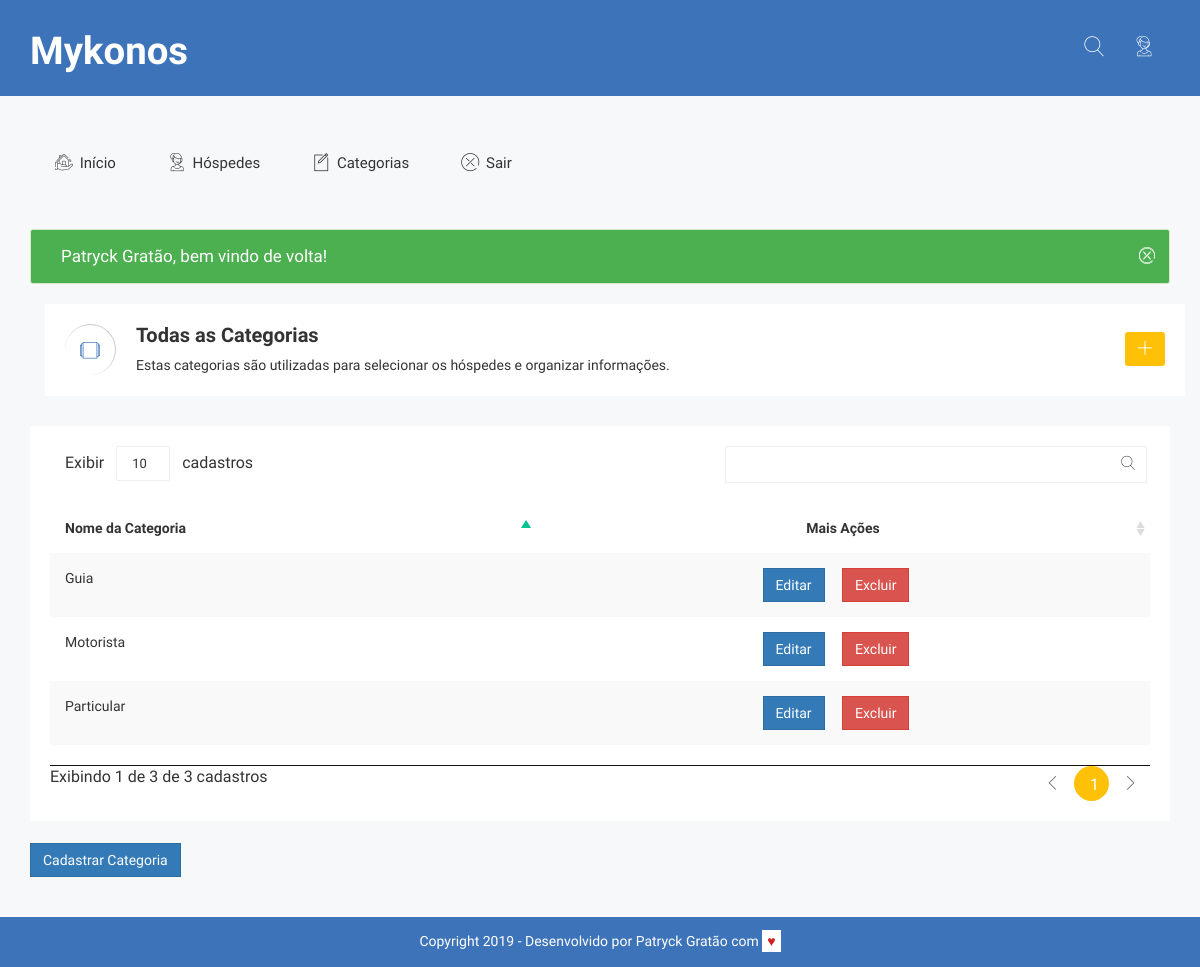
The page /listar-categorias.php (signed in) on the database its author committed.
### tables this page shows
CREATE TABLE `categorias` (
  `id` int(11) NOT NULL,
  `nome` varchar(255) NOT NULL
);

### banco/banco-categoria.php (called while the page is built, shortened)
<?php
function listaCategorias ($conexao) {
	$categorias = array();
	$query = "select * from categorias order by nome";
	$resultado = mysqli_query($conexao, $query);
	while ($categoria_array = mysqli_fetch_assoc($resultado)) {
		$categoria = new Categoria();
		$categoria->id = $categoria_array['id'];
		$categoria->nome = $categoria_array['nome'];
		array_push($categorias, $categoria);
	}
	return $categorias;
}

### listar-categorias.php (the view, shortened to what this page needs)
<?php
require_once("banco/banco.php");
require_once("banco/banco-categoria.php");
	require_once("partials/_header.php");
	$categorias = listaCategorias($conexao);
	?>
	<div class="breadcomb-area">
		<div class="container">
			<div class="row">
				<div class="col-lg-12 col-md-12 col-sm-12 col-xs-12">
					<div class="breadcomb-list">
						<div class="row">
							<div class="col-lg-8 col-md-8 col-sm-8 col-xs-12">
								<div class="breadcomb-wp">
									<div class="breadcomb-icon">
										<i class="notika-icon notika-windows"></i>
									</div>
									<div class="breadcomb-ctn">
										<h2>Todas as Categorias</h2>
										<p>Estas categorias são utilizadas para selecionar os hóspedes e organizar informações.</p>
									</div>
								</div>
							</div>
							<div class="col-lg-4 col-md-4 col-sm-4 col-xs-3">
								<div class="breadcomb-report">
									<a href="cadastrar-categoria.php" data-toggle="tooltip" data-placement="left" title="Cadastrar nova categoria" class="btn"><i class="notika-icon notika-plus-symbol"></i></a>
								</div>
							</div>
						</div>
					</div>
				</div>
			</div>
		</div>
	</div>
</div>
<div class="data-table-area">
	<div class="container">
		<div class="row">
			<div class="col-lg-12 col-md-12 col-sm-12 col-xs-12">
				<div class="data-table-list">
					<div class="table-responsive">
						<table id="data-table-basic" class="table table-striped">
							<thead>
								<tr>
									<th>Nome da Categoria</th>
									<th class="text-center <?= $_SESSION['nivel_usuario'] == 'admin' ? '' : 'acesso-restrito';  ?>">Mais Ações</th>
								</tr>
							</thead>
							<tbody>
								<?php
								foreach ($categorias as $categoria) : ?>
									<tr>
										<td><?= $categoria->nome ?></td>
										<td class="mais-acoes text-center <?= $_SESSION['nivel_usuario'] == 'admin' ? '' : 'acesso-restrito';  ?>" >
											<div class="btn-group notika-group-btn">
												<form class="mais-opcoes" action="editar-categoria.php" method="post">
													<button class="btn btn-primary notika-gp-primary">Editar</button>
												</form>
												<form class="mais-opcoes" action="remover.php" method="post">
													<button class="btn btn-danger notika-gp-danger">Excluir</button>
												</form>
											</div>
										</td>
									</tr>
								<?php endforeach ?>
							</tbody>
						</table>
					</div>
				</div><br>
				<a class="maisopcoes btn btn-primary btn-md <?= $_SESSION['nivel_usuario'] == 'admin' ? '' : 'acesso-restrito';  ?>" href="cadastrar-categoria.php">Cadastrar Categoria</a>
			</div>
		</div>
	</div>
</div>
<?php require_once("partials/_footer.php"); ?>

### assets/css/themesaller-forms.css (style rules this page uses)
html, body { border: 0; margin: 0; padding: 0; font-size: 100%; vertical-align: baseline; font: inherit; }
body { margin: 0; padding: 0; background:url(../images/body_bg.jpg) no-repeat center top; }

### assets/css/main.css (style rules this page uses)
html { color: #222; font-size: 1em; line-height: 1.4; }

### assets/css/mykonos.css (style rules this page uses)
body { font-family: 'Ubuntu', sans-serif; }
.mais-opcoes { display: inline; }
.btn-primary, .btn-default, .btn-danger, .btn-warning, .btn-success { border-radius: 0; margin-right: 1em; }

### rows shown on the page
categorias: nome "Guia"
categorias: nome "Motorista"
categorias: nome "Particular"

### other values the page prints
$_SESSION[$tipo] "Patryck Gratão, bem vindo de volta!"
